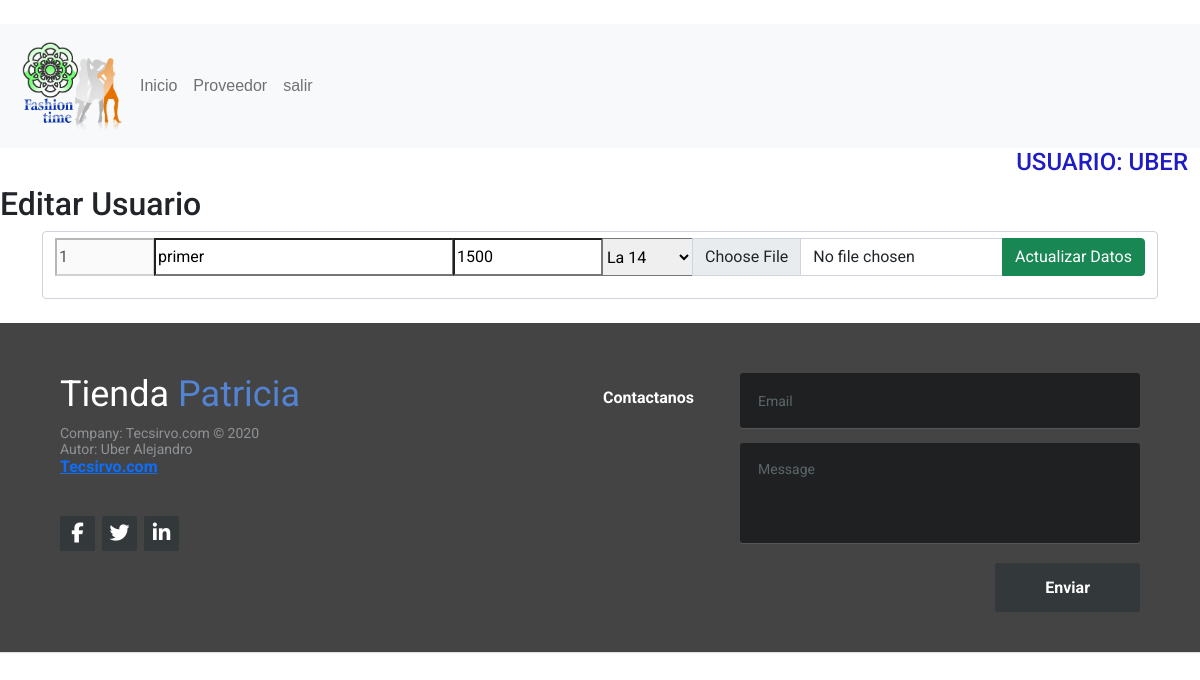
Screenshot of /editar_productos.php?id=1 (signed in) with the database file from the repository.
### tables this page shows
CREATE TABLE `producto` (
  `id` int(11) NOT NULL,
  `imagen` text NOT NULL,
  `nom_prod` varchar(100) NOT NULL,
  `precio` decimal(15,0) NOT NULL,
  `id_prov` int(11) NOT NULL
);

### editar_productos.php (the view, shortened to what this page needs)
<?php
include('./layout/header.php')
?>
<?php
include('./BD/Conexion.php');
?>
<?php
$iduser=$_GET['id'];
$sql= mysqli_query($con, "SELECT * FROM producto INNER JOIN proveedor
                           on producto.id_prov = proveedor.id_prov WHERE id=$iduser ");
$resul_sql = mysqli_fetch_assoc($sql);
?>
<h2>Editar Usuario</h2>
<div class="container">
<form action="acciones.php" method="post" class="form-control" enctype="multipart/form-data">
<div class="input-group mb-3">
<input type="number" name="cod1" placeholder="Codigo"  disabled
required autofocus placeholder style="width: 100px" value="<?php echo $resul_sql['id']; ?>">
<input type="text" name="des1" placeholder="Descripcion"
required autofocus placeholder style="width: 300px" value="<?php echo $resul_sql['nom_prod']; ?>">
<input type="number" name="pre1" placeholder="Precio" value="<?php echo $resul_sql['precio']; ?>"
required autofocus placeholder style="width: 150px">
<select name="proveedor">
<?php
$sql1= "SELECT * FROM proveedor";
$query=mysqli_query($con,$sql1);
while ($a = mysqli_fetch_array($query)) {
  $idprov=$a['id_prov'];
  $nomprov=$a['nom_prov'];
?>
  <option value="<?php echo $idprov?>"><?php echo $nomprov?></option>
  <?php
    }
  ?>
</select>
<input type="file" class="form-control" name="foto"  >
<input type="submit" name="Actualizar" class="btn btn-success" value="Actualizar Datos">
</div>
</form>
</div>
<?php
include('./layout/footer.php')
?>

### css/pie_pagina.css (style rules this page uses)
* { font-family: Roboto; }

### rows the page displays
producto: cod1 "1", des1 "primer", pre1 "1500"

### other values shown
utf8_decode($_SESSION["username"]) "UBER"
form field proveedor "La 14"
